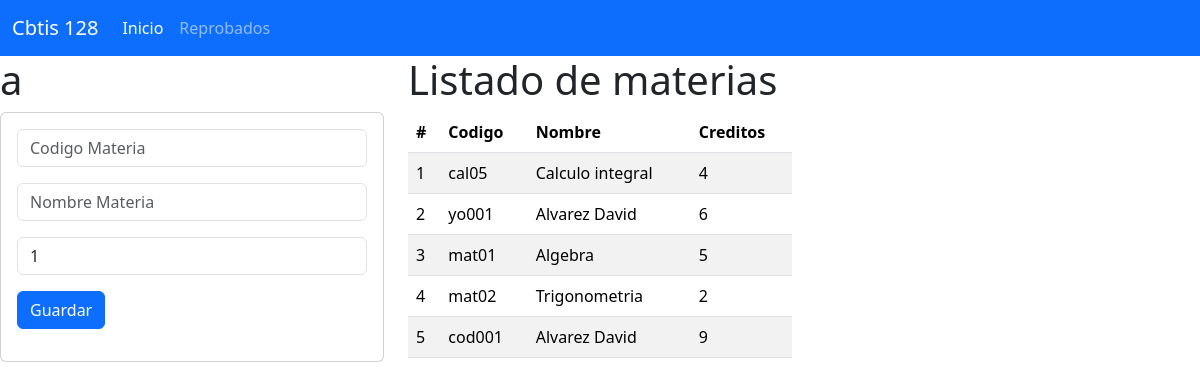
The page / on the database its author committed.
### materia_app/models.py (models this page shows, shortened)
class Materia(models.Model):
    codigo=models.CharField(primary_key=True, max_length=50)
    nombre=models.CharField(max_length=100)
    creditos=models.PositiveSmallIntegerField()

### materia_app/views.py (the view)
# urls.py: path("",views.inicio_vista,name="inicio_vista"),
def inicio_vista(request):
    LasMaterias=Materia.objects.all()
    return render(request,"GestionarMateria.html",{"mismaterias":LasMaterias})

### materia_app/templates/GestionarMateria.html
{% extends 'base.html' %}
{% block cuerpo %}
<div class="row">
    <div class="col-sm-12 col-md-4 col-lg-4 col-xl-4">
        <h1>a</h1>
            <div class="card">
                <div class="card-body">
                    <form action="registrarMateria/" method="POST"> {% csrf_token %}
                        <div class="form-group">
                            <input type="text" id="txtcodigo" name="txtcodigo" class="form-control" placeholder="Codigo Materia" minLength="5" maxLenght="6" required>
                        </div>
                        <div class="form-group py-3">
                            <input type="text" id="txtnombre" name="txtnombre" class="form-control" placeholder="Nombre Materia" maxLenght="100" required>
                        </div>
                        <div class="form-group py-0">
                            <input type="text" id="numcreditos" name="numcreditos" class="form-control" value="1" min="1" max="9" required>
                        </div>
                        <div class="form-group py-3">
                            <button type="submit" class="btn btn-primary">Guardar</button>
                        </div>
                    </form>
                </div>
            </div>
    </div>
    <div class="col-sm-12 col-md-8 col-lg-8 col-xl-4">
        <h1>Listado de materias</h1>
        <div class="table-responsive">
            <table class="table table-striped">
                <thead>
                    <tr>
                        <th scope="col">#</th>
                        <th scope="col">Codigo</th>
                        <th scope="col">Nombre</th>
                        <th scope="col">Creditos</th>
                    </tr>
                </thead>
                <tbody>
                    {% for m in mismaterias %}
                    <tr>
                        <td>{{forloop.counter}}</td>
                        <td>{{m.codigo}}</td>
                        <td>{{m.nombre}}</td>
                        <td>{{m.creditos}}</td>
                    </tr>
                    {% endfor %}
                </tbody>
            </table>
        </div>
    </div>
</div>
{% endblock %}

### materia_app/templates/base.html (shortened to what this page needs)
<!doctype html>
<html lang="en">
  <head>
    <link href="https://cdn.jsdelivr.net/npm/bootstrap@5.3.3/dist/css/bootstrap.min.css" rel="stylesheet">
  </head>
  <body>
     <nav class="navbar navbar-expand-lg bg-primary" data-bs-theme="dark">
  <div class="container-fluid">
    <a class="navbar-brand" href="#">Cbtis 128</a>
    <div class="collapse navbar-collapse" id="navbarNav">
      <ul class="navbar-nav">
        <li class="nav-item">
          <a class="nav-link active" aria-current="page" href="#">Inicio</a>
        </li>
        <li class="nav-item">
          <a class="nav-link" href="#">Reprobados</a>
        </li>
      </ul>
    </div>
  </div>
</nav>
    {% block cuerpo %}
    {% endblock %}
  </body>
</html>

### rows shown on the page
Materia: codigo "cal05", nombre "Calculo integral", creditos "4"
Materia: codigo "yo001", nombre "Alvarez David", creditos "6"
Materia: codigo "mat01", nombre "Algebra", creditos "5"
Materia: codigo "mat02", nombre "Trigonometria", creditos "2"
Materia: codigo "cod001", nombre "Alvarez David", creditos "9"
